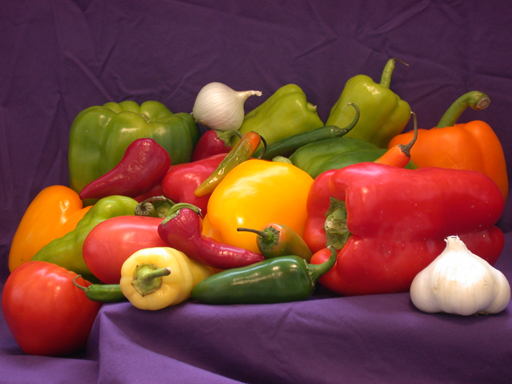
%> input picture peppers.png, 512 x 384 px
$ octave lab9.m   (GNU Octave 9; MATLAB toolbox functions it lacks are replaced by stand-ins)
%> lines starting %> are read from the running program, lines starting %| are printed output that depends on the picture; in (x1, y1, x2, y2) boxes, pixels count from 0 and x2, y2 are one past the last pixel; in counts of white or black regions, pixels touching at a corner belong together; the program's own positions count from 1
image = imread('peppers.png');
%> image is the input picture: size 384x512x3 uint8; mean R, G, B 120.8, 66.4, 57.6
zoomfactor = 2.25;
newimage = imresize(image, zoomfactor);
imshow(image);
imshow(newimage);

figure;
if size(image,3) == 3
    image = rgb2gray(image);
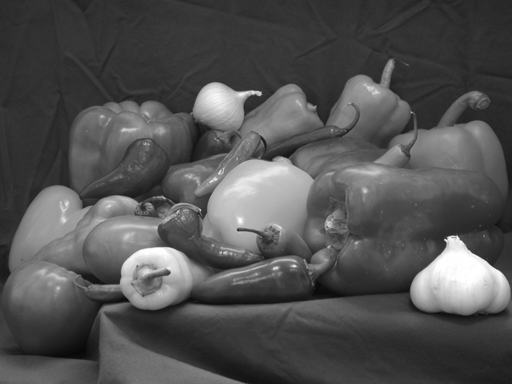
%> image: size 384x512 uint8; min 8, max 255, mean 81.7
end
imshow(image);
title("Original Image");
bit_levels = [8,6,4,2,1];

figure;
for i = 1:length(bit_levels)
    bits = bit_levels(i);
    levels = 2^bits;
    new_img = floor(double(image) / (256 / levels)) * (256 / levels);
    new_img = uint8(new_img);
    subplot(1, length(bit_levels) + 1, i);
    imshow(new_img);
    title(num2str(bits));
end

if size(image,3) == 3
    gray_img = rgb2gray(image);
else
    gray_img = image;
end

binary_img = zeros(size(gray_img));
threshold = 128;

for i = 1:size(gray_img,1)
    for j = 1:size(gray_img,2)
        if gray_img(i,j) > threshold
            binary_img(i,j) = 1;
        else
            binary_img(i,j) = 0;
        end
    end
end
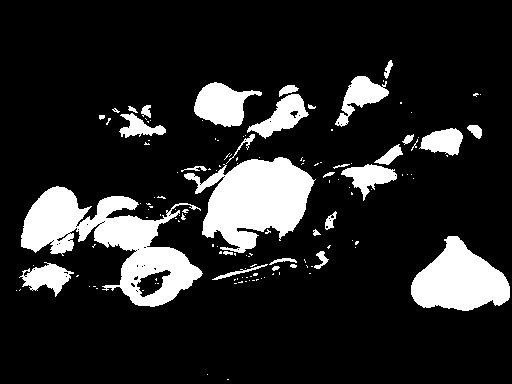
%> binary_img: size 384x512 double; values 0 (black) and 1 (white), 15.4% white; 139 white regions (107 under 20 px), largest, box (x1, y1, x2, y2) and area: (21, 186, 203, 307) 8877, (184, 157, 316, 253) 7285, (411, 236, 510, 311) 4673

subplot(1, length(bit_levels) + 1, length(bit_levels) + 1);
imshow(binary_img);
title('Binary');
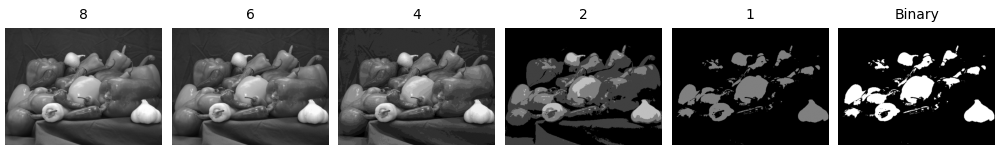
%> figure redrawn from the program's plot data, 6 panels


img=imread("cameraman.png");
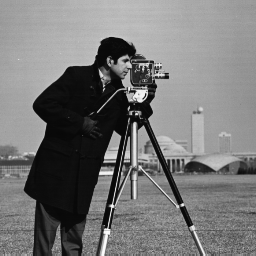
%> input picture cameraman.png, 256 x 256 px
%> img is the input picture: size 256x256 uint8; min 7, max 253, mean 118.7
figure;
subplot(1,3,1);
imshow(img);
title("orignal image");

zoomfac=3;
shrinkfac=0.9;

[m,n]=size(img);
%> m = 256; n = 256

new_m_up=round(m*zoomfac);
%> new_m_up = 768
new_n_up=round(n*zoomfac);
%> new_n_up = 768

up_img=zeros(new_m_up,new_n_up,'uint8');
for i=1:new_m_up
    for j=1:new_n_up
        orig_i=ceil(i/zoomfac);
        orig_j=ceil(j/zoomfac);

        orig_i=min(orig_i,m);
        orig_j=min(orig_j,n);
        up_img(i,j)=img(orig_i,orig_j);
    end
end
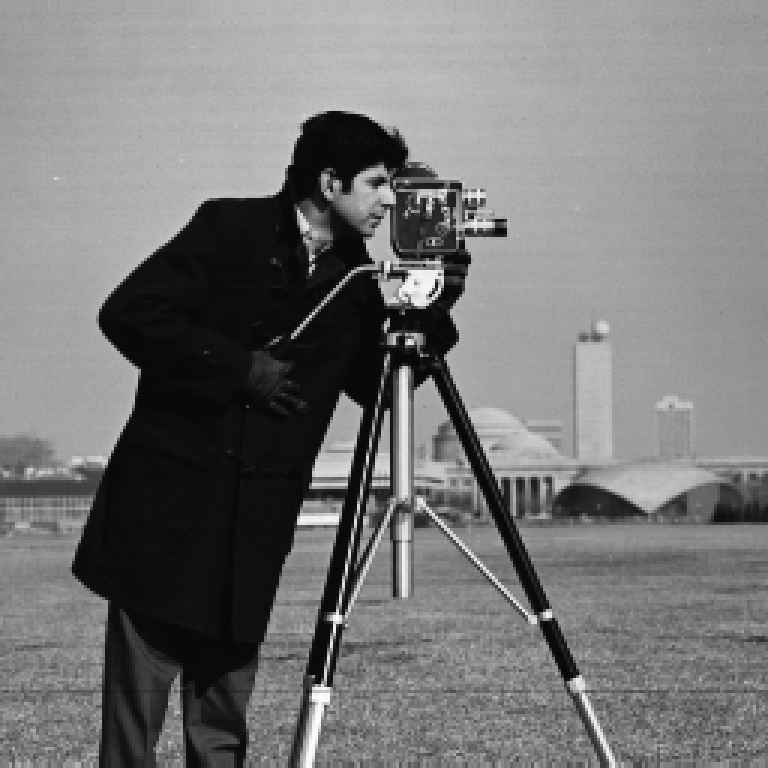
%> up_img: size 768x768 uint8; min 7, max 253, mean 118.7

subplot(1,2,2);
imshow(up_img);
title("UPscaled image");


new_m_up=round(m*shrinkfac);
%> new_m_up = 230
new_n_up=round(n*shrinkfac);
%> new_n_up = 230

shrink_img=zeros(new_m_up,new_n_up,'uint8');
for i=1:new_m_up
    for j=1:new_n_up
        orig_i=ceil(i/shrinkfac);
        orig_j=ceil(j/shrinkfac);

        orig_i=min(orig_i,m);
        orig_j=min(orig_j,n);
        shrink_img(i,j)=img(orig_i,orig_j);
    end
end
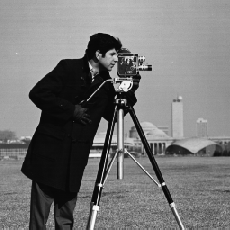
%> shrink_img: size 230x230 uint8; min 7, max 252, mean 118.8

subplot(1,3,3);
imshow(shrink_img);
title("Downscaled image");
